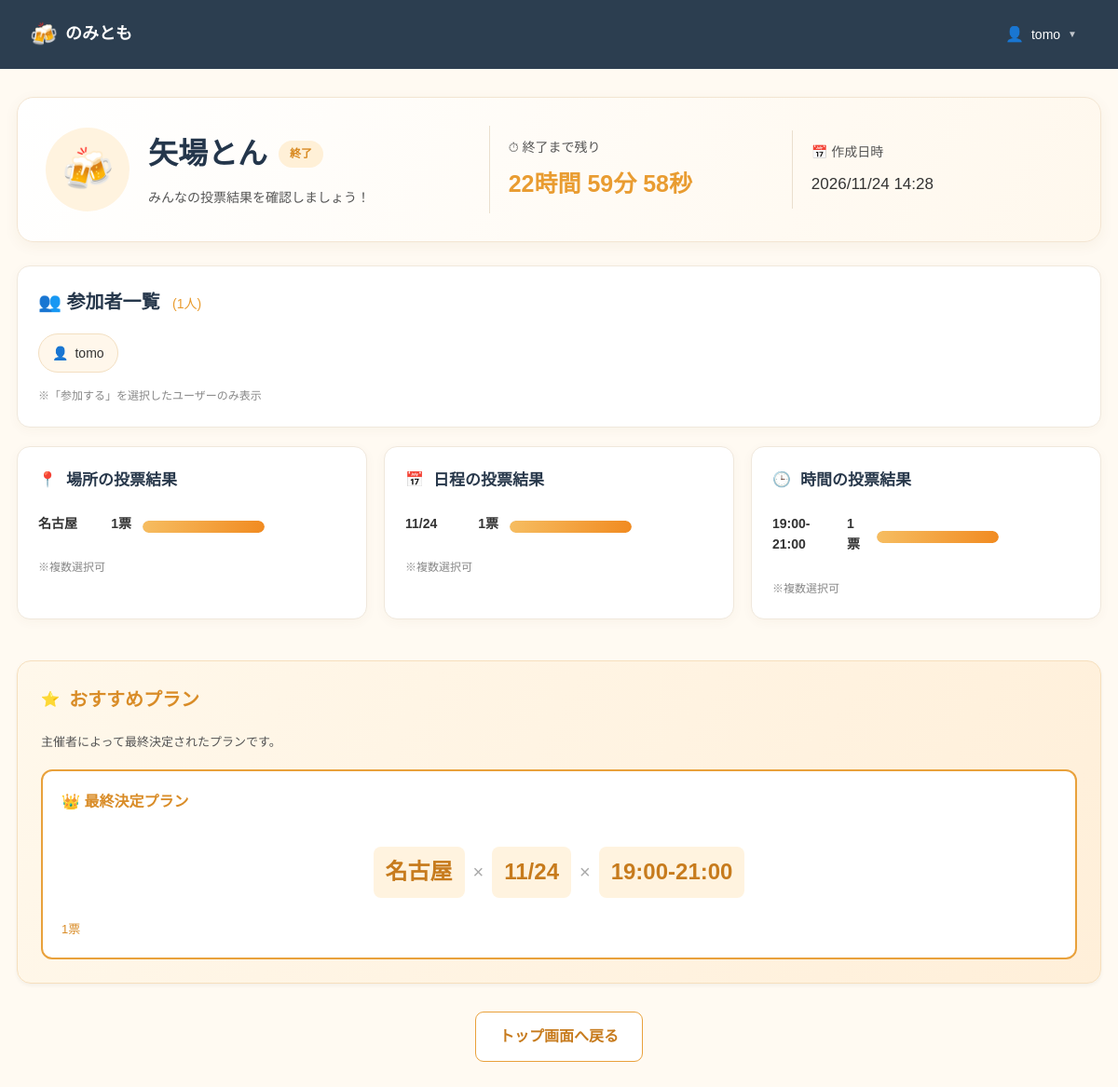
Screenshot of /result (signed in) with the database file from the repository.
### tables this page shows
CREATE TABLE users (
    id INTEGER PRIMARY KEY AUTOINCREMENT,
    username TEXT NOT NULL UNIQUE,
    email TEXT NOT NULL UNIQUE,
    password_hash TEXT NOT NULL,
    created_at DATETIME NOT NULL DEFAULT CURRENT_TIMESTAMP
);

CREATE TABLE events (
    id INTEGER PRIMARY KEY AUTOINCREMENT,

    title TEXT NOT NULL,

    host_user_id INTEGER NOT NULL,

    places TEXT,
    dates TEXT,
    times TEXT,

    is_active BOOLEAN NOT NULL DEFAULT 1,

    created_at DATETIME NOT NULL DEFAULT (datetime('now','localtime')),

    finished_at DATETIME, remind_close_sent INTEGER DEFAULT 0, remind_day_sent INTEGER DEFAULT 0, final_date TEXT, final_place TEXT, final_time TEXT, final_votes INTEGER DEFAULT 0,

    FOREIGN KEY(host_user_id)
        REFERENCES users(id)
);

CREATE TABLE votes (
    id INTEGER PRIMARY KEY AUTOINCREMENT,

    event_id INTEGER NOT NULL,
    user_id INTEGER NOT NULL,

    is_join INTEGER NOT NULL,

    place TEXT,
    date TEXT,
    time_slot TEXT,

    created_at DATETIME DEFAULT CURRENT_TIMESTAMP,

    FOREIGN KEY(event_id)
        REFERENCES events(id),

    FOREIGN KEY(user_id)
        REFERENCES users(id)
);

### app.py (the view)
@app.route("/result")
def result():
    auto_close_event()
    if not login_required():
        return redirect(url_for("login"))
    conn = get_db()
    try:
        event = conn.execute("""
            SELECT
                events.*,
                users.username AS host_name
            FROM events
            JOIN users ON events.host_user_id = users.id
            ORDER BY events.is_active DESC, events.id DESC
            LIMIT 1
        """).fetchone()
        if event is None:
            return redirect(url_for("index"))
        votes = conn.execute("""
            SELECT votes.*, users.username
            FROM votes
            JOIN users ON votes.user_id = users.id
            WHERE votes.event_id = ?
        """, (event["id"],)).fetchall()
        participants = []
        place_counter = Counter()
        date_counter = Counter()
        time_counter = Counter()
        for vote in votes:
            if vote["is_join"]:
                participants.append(vote["username"])
                for p in (vote["place"] or "").split(","):
                    if p.strip():
                        place_counter[p.strip()] += 1
                for d in (vote["date"] or "").split(","):
                    if d.strip():
                        date_counter[d.strip()] += 1
                for t in (vote["time_slot"] or "").split(","):
                    if t.strip():
                        time_counter[t.strip()] += 1
        recommended_plans = get_recommended_plans(votes)
        created = datetime.strptime(
            event["created_at"],
            "%Y-%m-%d %H:%M:%S"
        )
        end_time = created + timedelta(hours=24)
        remain = end_time - datetime.now()
        if remain.total_seconds() < 0:
            remain = timedelta(0)
        total_seconds = int(remain.total_seconds())
        hours = total_seconds // 3600
        minutes = (total_seconds % 3600) // 60
        seconds = total_seconds % 60
        is_host = (
            session["username"] == event["host_name"]
        )
        return render_template(
            "result.html",
            username=session["username"],
            event=event,
            host_name=event["host_name"],
            participants=participants,
            place_results=place_counter.most_common(),
            date_results=date_counter.most_common(),
            time_results=time_counter.most_common(),
            recommended_plans=recommended_plans,
            is_host=is_host,
            voted=request.args.get("voted"),
            remain_hours=hours,
            remain_minutes=minutes,
            remain_seconds=seconds,
            created_at=created.strftime("%Y/%m/%d %H:%M")
        )
    finally:
        conn.close()

### app.py (called while the page is built)
def get_db():
    conn = sqlite3.connect(DB_NAME)
    conn.row_factory = sqlite3.Row
    return conn

def login_required():
    return "username" in session

### templates/result.html (shortened to what this page needs)
<!DOCTYPE html>
<html lang="ja">
<head>
    <link rel="stylesheet" href="{{ url_for('static', filename='css/style.css') }}">
</head>
<body>
<header class="header">
    <div class="header-logo">
        <span class="beer-icon">🍻</span>
        <span class="header-title">のみとも</span>
    </div>
    <div class="header-user dropdown">
        <span class="user-icon">👤</span>
        <span class="user-name">{{ username }}</span>
        <span class="dropdown-arrow">▼</span>
    </div>
</header>
<main class="result-page">
    <section class="result-header-card">
        <div class="result-title-wrapper">
            <span class="large-beer-icon">🍻</span>
            <div>
                <h1 class="result-title">
                    {{ event.title }}
                    <span class="status-badge">
                        {% if event.is_active %}
                            募集中
                        {% else %}
                            終了
                        {% endif %}
                    </span>
                </h1>
                <p class="result-subtitle">
                    みんなの投票結果を確認しましょう！
                </p>
            </div>
        </div>
        <div class="header-info">
            <div class="header-info-label">
                ⏱ 終了まで残り
            </div>
            <div class="countdown"
                 id="countdown"
                 data-seconds="{{ remain_hours * 3600 + remain_minutes * 60 + remain_seconds }}">
            </div>
        </div>
        <div class="header-info">
            <div class="header-info-label">
                📅 作成日時
            </div>
            <div class="created-time">
                {{ created_at }}
            </div>
        </div>
    </section>
    <section class="result-section">
        <h2 class="section-title">
            👥 参加者一覧
            <span class="participant-count">
                ({{ participants|length }}人)
            </span>
        </h2>
        <div class="participant-list">
            {% for p in participants %}
            <div class="participant-badge">
                <span>👤</span>
                <span>{{ p }}</span>
            </div>
            {% else %}
            <p>まだ参加者はいません。</p>
            {% endfor %}
        </div>
        <p class="note-text">
            ※「参加する」を選択したユーザーのみ表示
        </p>
    </section>
    <div class="voting-results-grid">
        {% for title, icon, results in [
            ("場所の投票結果", "📍", place_results),
            ("日程の投票結果", "📅", date_results),
            ("時間の投票結果", "🕒", time_results)
        ] %}
        <section class="result-card">
            <div class="result-card-header">
                <span>{{ icon }}</span>
                <h3 class="result-card-title">{{ title }}</h3>
            </div>
            {% set max_count = results[0][1] if results else 1 %}
            {% for name, count in results %}
            <div class="vote-bar-item">
                <div class="vote-bar-top">
                    <span>{{ name }}</span>
                    <span>{{ count }}票</span>
                </div>
                <div class="vote-bar-bg">
                    <div class="vote-bar-fill"
                         style="width: {{ (count / max_count * 100)|round }}%;">
                    </div>
                </div>
            </div>
            {% else %}
                <p>まだ投票がありません。</p>
            {% endfor %}
            <p class="note-text">※複数選択可</p>
        </section>
        {% endfor %}
    </div>
    <section class="recommended-plan-card">
        <div class="recommended-header">
            <span>⭐</span>
            <h2 class="section-title">おすすめプラン</h2>
        </div>
        {% if event.final_place and event.final_date and event.final_time %}
            <p class="recommend-description">
                主催者によって最終決定されたプランです。
            </p>
            <div class="final-plan">
                <div class="final-plan-title">
                    👑 最終決定プラン
                </div>
                <div class="plan-combination">
                    <span class="plan-item">{{ event.final_place }}</span>
                    <span class="plan-cross">×</span>
                    <span class="plan-item">{{ event.final_date }}</span>
                    <span class="plan-cross">×</span>
                    <span class="plan-item">{{ event.final_time }}</span>
                </div>
                <p class="plan-votes">
                    {{ event.final_votes or 0 }}票
                </p>
            </div>
        {% else %}
            <p>おすすめプランを作成できるだけの投票がありません。</p>
        {% endif %}
    </section>
    <div class="bottom-actions-grid">
        {% if event.is_active %}
        <a href="{{ url_for('event') }}" class="back-button">
            投票画面へ戻る
        </a>
        {% else %}
        <a href="{{ url_for('index') }}" class="back-button">
            トップ画面へ戻る
        </a>
        {% endif %}
    </div>
</main>
</body>
</html>

### static/css/style.css (style rules this page uses)
:root { --primary-color: #F5A623; --primary-hover: #E09000; --primary-light: #FFF8E7; --secondary-color: #2C3E50; --text-primary: #333333; --text-secondary: #666666; --text-muted: #999999; --background: #FFFEF5; --white: #FFFFFF; --border-color: #E0E0E0; --error-color: #E74C3C; --success-color: #27AE60; --shadow-sm: 0 2px 4px rgba(0, 0, 0, 0.05); --shadow-md: 0 4px 12px rgba(0, 0, 0, 0.1); --shadow-lg: 0 8px 24px rgba(0, 0, 0, 0.12); --radius-sm: 8px; --radius-md: 12px; --radius-lg: 16px; --radius-full: 50px; }
* { margin: 0; padding: 0; box-sizing: border-box; }
body { font-family: 'Hiragino Sans', 'Hiragino Kaku Gothic ProN', 'Noto Sans JP', sans-serif; background-color: var(--background); color: var(--text-primary); line-height: 1.6; min-height: 100vh; }
.header { background-color: var(--secondary-color); color: var(--white); padding: 16px 32px; display: flex; justify-content: space-between; align-items: center; position: sticky; top: 0; z-index: 100; }
.header-logo { display: flex; align-items: center; gap: 8px; }
.beer-icon { font-size: 24px; }
.header-title { font-size: 18px; font-weight: 600; }
.header-user { display: flex; align-items: center; gap: 8px; cursor: pointer; padding: 8px 12px; border-radius: var(--radius-sm); transition: background-color 0.2s; }
.user-icon { font-size: 16px; }
.user-name { font-size: 14px; }
.dropdown-arrow { font-size: 10px; opacity: 0.7; }
.status-badge { background-color: var(--primary-color); color: var(--white); font-size: 12px; font-weight: 600; padding: 4px 12px; border-radius: var(--radius-full); }
.section-title { font-size: 18px; font-weight: 700; color: var(--text-primary); margin-bottom: 4px; }
.result-header-card { background-color: var(--white); border-radius: var(--radius-lg); padding: 32px; box-shadow: var(--shadow-md); margin-bottom: 24px; display: flex; justify-content: space-between; align-items: center; flex-wrap: wrap; gap: 24px; }
.result-title-wrapper { display: flex; align-items: center; gap: 16px; }
.large-beer-icon { font-size: 40px; }
.result-title { font-size: 24px; font-weight: 700; color: var(--text-primary); display: flex; align-items: center; gap: 12px; margin-bottom: 4px; }
.result-subtitle { font-size: 14px; color: var(--text-secondary); }
.result-section { background-color: var(--white); border-radius: var(--radius-lg); padding: 24px 32px; box-shadow: var(--shadow-sm); margin-bottom: 24px; }
.participant-count { font-size: 14px; font-weight: normal; color: var(--text-secondary); margin-left: 8px; }
.participant-list { display: flex; flex-wrap: wrap; gap: 12px; margin-bottom: 16px; }
.participant-badge { display: flex; align-items: center; gap: 8px; padding: 8px 16px; border: 1px solid var(--border-color); border-radius: var(--radius-sm); background-color: var(--white); font-size: 14px; font-weight: 500; }
.note-text { font-size: 12px; color: var(--text-muted); }
.voting-results-grid { display: grid; grid-template-columns: repeat(3, 1fr); gap: 16px; margin-bottom: 24px; }
.result-card { background-color: var(--white); border-radius: var(--radius-lg); padding: 24px; box-shadow: var(--shadow-sm); }
.result-card-header { display: flex; align-items: center; gap: 8px; margin-bottom: 20px; }
.result-card-title { font-size: 16px; font-weight: 700; flex: 1; }
.vote-bar-item { display: grid; grid-template-columns: 100px 1fr 75px; align-items: center; gap: 12px; font-size: 13px; }
.vote-bar-fill { height: 100%; background-color: #DCDCDC; border-radius: var(--radius-full); transition: width 0.5s ease-in-out; }
.recommended-plan-card { background-color: var(--primary-light); border-radius: var(--radius-lg); padding: 32px; margin-bottom: 24px; box-shadow: var(--shadow-sm); }
.recommended-header { display: flex; align-items: center; gap: 8px; margin-bottom: 20px; }
.plan-combination { display: flex; align-items: center; justify-content: center; gap: 16px; background-color: var(--white); padding: 24px; border-radius: var(--radius-md); flex-wrap: wrap; }
.plan-item { font-size: 24px; font-weight: 700; color: var(--primary-hover); }
.plan-cross { font-size: 20px; color: var(--text-muted); }
.bottom-actions-grid { display: grid; grid-template-columns: 2fr 1fr; gap: 24px; margin-bottom: 48px; }
.header-user { position: relative; cursor: pointer; }
.section-title { margin:0; font-size:24px; color:#2f3f54; }

### rows the page displays
users: username "tomo"
events: title "矢場とん", final_place "名古屋", final_date "11/24", final_time "19:00-21:00", final_votes "1"
votes: place "名古屋", count "1", {{ (count / max_count * 100)|round }} 100.0 (drawn), date "11/24", time_slot "19:00-21:00"

### other values shown
{{ created_at }} "2026/11/24 14:28"
{{ participants|length }} "1"
{{ icon }} "📍" "📅" "🕒"
{{ title }} "場所の投票結果" "日程の投票結果" "時間の投票結果"
